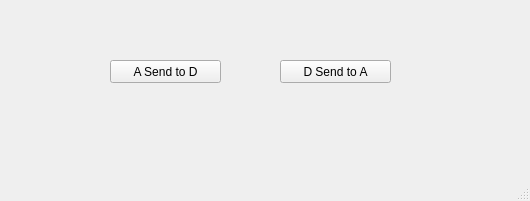
<?xml version="1.0" encoding="UTF-8"?>
<ui version="4.0">
 <class>MainWindow</class>
 <widget class="QMainWindow" name="MainWindow">
  <property name="geometry">
   <rect>
    <x>0</x>
    <y>0</y>
    <width>530</width>
    <height>201</height>
   </rect>
  </property>
  <property name="windowTitle">
   <string>MainWindow</string>
  </property>
  <widget class="QWidget" name="centralwidget">
   <widget class="QPushButton" name="pushButton">
    <property name="geometry">
     <rect>
      <x>110</x>
      <y>60</y>
      <width>111</width>
      <height>23</height>
     </rect>
    </property>
    <property name="text">
     <string>A Send to D</string>
    </property>
   </widget>
   <widget class="QPushButton" name="pushButton_2">
    <property name="geometry">
     <rect>
      <x>280</x>
      <y>60</y>
      <width>111</width>
      <height>23</height>
     </rect>
    </property>
    <property name="text">
     <string>D Send to A</string>
    </property>
   </widget>
  </widget>
  <widget class="QMenuBar" name="menubar">
   <property name="geometry">
    <rect>
     <x>0</x>
     <y>0</y>
     <width>530</width>
     <height>20</height>
    </rect>
   </property>
  </widget>
  <widget class="QStatusBar" name="statusbar"/>
 </widget>
 <resources/>
 <connections/>
</ui>
